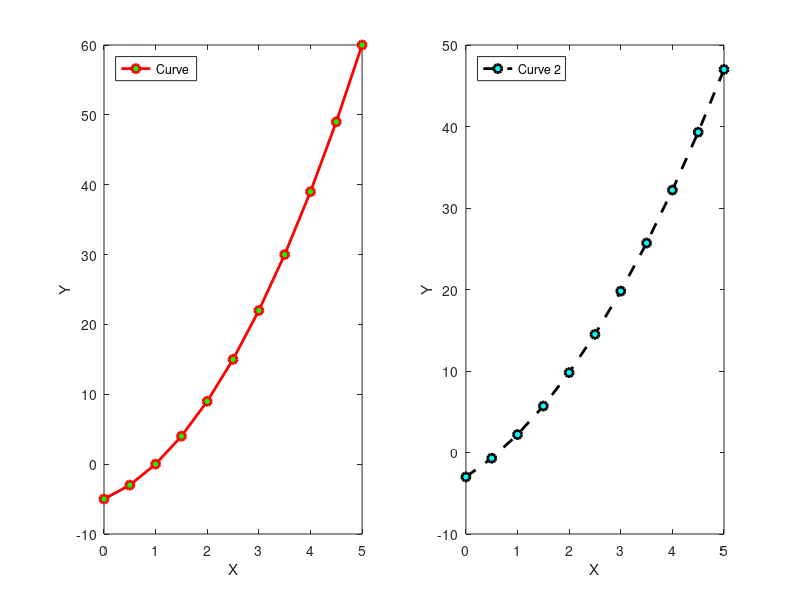
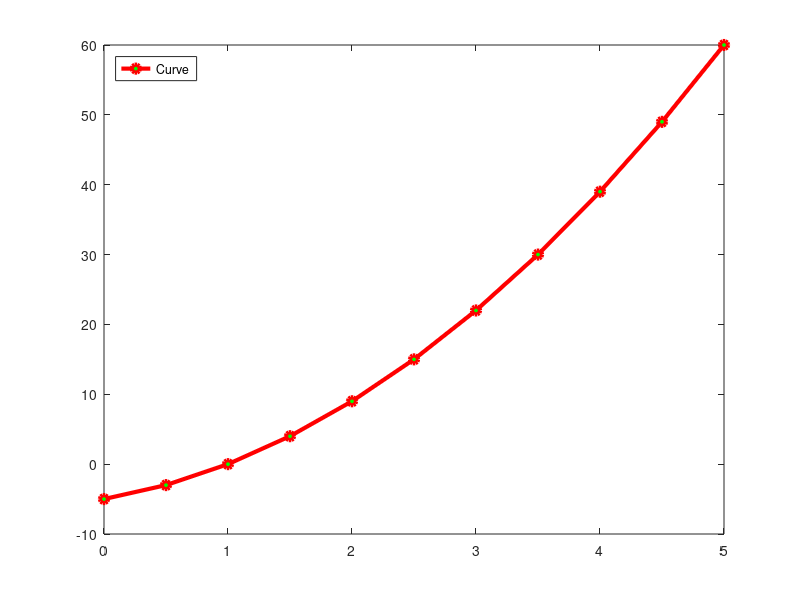

The MATLAB script that drew these images, in order: (Note: this script raises an error after producing the figures.)
%=============================================================================
% Copyright (c) 2017 Allan CORNET (Nelson)
%=============================================================================
% This file is part of Nelson.
%=============================================================================
% LICENCE_BLOCK_BEGIN
% SPDX-License-Identifier: LGPL-3.0-or-later
% LICENCE_BLOCK_END
%=============================================================================
% <-- Issue URL -->
% https://github.com/nelson-lang/nelson/issues/975
% <-- Short Description -->
% Legend color is not matching that of curve in figure.
%=============================================================================
% <--ADV-CLI MODE-->
%=============================================================================
f = figure();
a = [0:0.5:5];
b = 2*a.^2 + 3*a -5;
c = 1.2*a.^2+4*a-3;
subplot(1,2,1)
plot(a,b,'-or','MarkerFaceColor','g','LineWidth',2)
xlabel('X'); ylabel('Y'); legend('Curve ','Location','NorthWest')
subplot(1,2,2)
plot(a,c,'--ok','MarkerFaceColor','c','LineWidth',2)
xlabel('X'); ylabel('Y'); legend('Curve 2','Location','NorthWest')
%=============================================================================
f = figure();
a = [0:0.5:5];
b = 2*a.^2 + 3*a -5;
plot(a,b,'-or','MarkerFaceColor','g','LineWidth', 3);
legend('Curve ','Location','NorthWest')
childrens = f.Children;
axe_legend = childrens(2);
line_legend = axe_legend.Children(2);
line_legend.Color = 'red';
assert_isequal(line_legend.Color, [1 0 0]);
assert_isequal(line_legend.LineWidth, 3);
%=============================================================================
